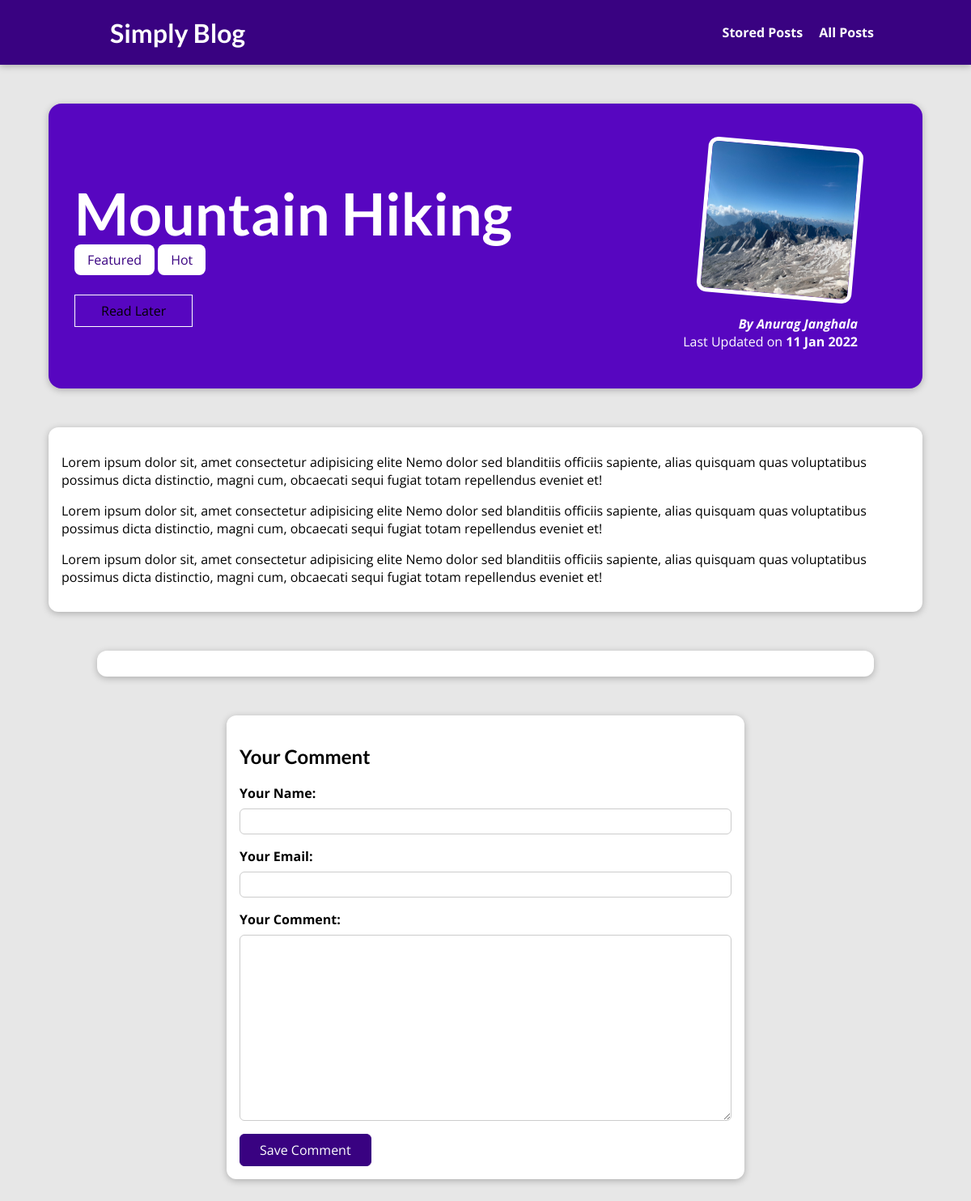
The page /posts/hike-in-the-mountains on the database its author committed.
### blog/models.py (models this page shows, shortened)
class Post(models.Model):
    title = models.CharField(max_length=150)
    excerpt = models.CharField(max_length=200)
    image = models.ImageField(upload_to="posts", null=True)
    date = models.DateField(auto_now=True)
    slug = models.SlugField(unique=True, db_index=True)
    content = models.TextField(validators=[MinLengthValidator(10)])
    author = models.ForeignKey(Author, on_delete=models.SET_NULL, null=True, related_name='posts')
    tags = models.ManyToManyField(Tag)

class Tag(models.Model):
    caption = models.CharField(max_length=20)

class Author(models.Model):
    first_name = models.CharField(max_length=100)
    last_name = models.CharField(max_length=100)
    email_address = models.EmailField()
    def full_name(self):
        return f'{self.first_name} {self.last_name}'
    def __str__(self):
        return self.full_name()

### blog/views.py (the view, shortened to what this page needs)
# urls.py: path('posts/<slug:slug>', views.SinglePostView.as_view(), name='post-detail-page'),
class SinglePostView(View):
    def is_stored_post(self, request, post_id):
        stored_posts = request.session.get('stored_posts')
        if stored_posts is not None:
            is_saved_for_later = post_id in stored_posts
        else:
            is_saved_for_later = False
        return is_saved_for_later
    def get(self, request, slug):
        post = Post.objects.get(slug=slug)
        context = {
            'post': post,
            'post_tags': post.tags.all(),
            'comment_form': CommentForm(),
            'comments': post.comments.all().order_by('-id'),
            'saved_for_later': self.is_stored_post(request, post.id)
        }
        return render(request, 'blog/post-detail.html', context)

### blog/forms.py
class CommentForm(forms.ModelForm):
    class Meta:
        model = Comment
        exclude = ['post']
        labels = {
            'user_name': 'Your Name',
            'user_email': 'Your Email',
            'text': 'Your Comment'
        }

### blog/templates/blog/post-detail.html (shortened to what this page needs)
{% extends "base.html" %} {% load static %}  {% block css_files %}
<link rel="stylesheet" href="{% static 'blog/post-detail.css' %}" />
{% endblock %} {% block content %}
<section id="summary">
  <h2>{{ post.title }}</h2>
  <div>
    {% for tag in post_tags %}
    <span class="tag">{{tag.caption}}</span>
    {% endfor %}
  </div>
  <div id="read-later">
    <form action="{% url 'read-later' %}" method="POST">
      <button>
        {% if saved_for_later %} Remove {% else %} Read Later {% endif %}
      </button>
    </form>
  </div>
  <article>
    <img src="{{post.image.url}}" alt="{{ post.title }}" />
    <address>
      By <a href="mailto:{{ post.author.email_address }}">{{ post.author }}</a>
    </address>
    <div>Last Updated on <time>{{ post.date|date:"d M Y" }}</time></div>
  </article>
</section>
<main>{{ post.content|linebreaks }}</main>
<section id="comments">
</section>
<section id="comment-form">
  <h2>Your Comment</h2>
  <form method="POST" action="{% url 'post-detail-page' post.slug %}">
    {% csrf_token %} {% for form_field in comment_form %}
    <div class="form-control {% if form_field.errors %}invalid{% endif %}">
      {{form_field.label_tag}} {{ form_field }} {{ form_field.errors}}
    </div>
    {% endfor %}
    <button>Save Comment</button>
  </form>
</section>
{% endblock %}

### static/app.css (style rules this page uses)
* { box-sizing: border-box; }
html { font-family: 'Open Sans', 'Lato', sans-serif; }
body { margin: 0; }
h1, h2, h3 { font-family: 'Lato', sans-serif; font-weight: bold; }

### blog/static/blog/post-detail.css (style rules this page uses)
body { background-color: #e7e7e7; }
#summary { margin: 8rem auto 3rem auto; padding: 2rem; width: 90%; max-width: 90rem; border-radius: 16px; background-color: #5706c0; position: relative; box-shadow: 0 2px 8px rgba(0, 0, 0, 0.25); height: 22rem; }
#summary h2 { color: white; font-size: 4.5rem; margin-bottom: 0.25rem; }
#summary article { position: absolute; top: 2rem; right: 3rem; padding: 1rem 2rem; border-radius: 12px; text-align: right; color: white; }
#summary article img { width: 12rem; height: 12rem; border-radius: 12px; transform: rotateZ(5deg); border: 5px solid white; margin-bottom: 1rem; }
#summary address { font-weight: bold; }
#summary a { color: white; text-decoration: none; }
#summary time { font-weight: bold; }
#read-later { margin: 2rem 0; }
#read-later button { background-color: transparent; border: 1px solid white; padding: 0.5rem 2rem; font: inherit; }
main { width: 90%; max-width: 90rem; margin: 3rem auto; background-color: white; padding: 1rem; border-radius: 12px; box-shadow: 0 2px 8px rgba(0, 0, 0, 0.25); }
.tag { background-color: white; color: #390281; padding: 0.5rem 1rem; border-radius: 8px; }
#comment-form { margin: 3rem auto; width: 90%; max-width: 40rem; border-radius: 12px; background-color: white; box-shadow: 0 2px 8px rgba(0, 0, 0, 0.25); padding: 1rem; }
#comment-form button { font: inherit; background-color: #390281; color: white; border: 1px solid #390281; padding: 0.5rem 1.5rem; border-radius: 6px; cursor: pointer; }
.form-control { margin-bottom: 1rem; }
.form-control label { font-weight: bold; margin-bottom: 0.5rem; display: block; }
.form-control input, .form-control textarea { display: block; width: 100%; font: inherit; padding: 0.25rem; border-radius: 6px; border: 1px solid #ccc; }
#comments { margin: 3rem auto; width: 90%; max-width: 60rem; border-radius: 12px; background-color: white; box-shadow: 0 2px 8px rgba(0, 0, 0, 0.25); padding: 1rem 2rem; }

### rows shown on the page
Post: title "Mountain Hiking", image (picture), author "Anurag Janghala", date "11 Jan 2022", content "Lorem ipsum dolor sit, amet consectetur adipisicing elite Nemo dolor sed blanditiis officiis sapiente, alias quisquam quas voluptatibus possimus dicta distinctio, magni cum, obcaecati sequi fugiat totam repellendus eveniet et! Lorem ipsum dolor sit, amet consectetur adipisicing elite Nemo dolor sed blanditiis officiis sapiente, alias quisquam quas voluptatibus possimus dicta distinctio, magni cum, obcaecati sequi fugiat totam repellendus eveniet et! Lorem ipsum dolor sit, amet consectetur adipisicing elite Nemo dolor sed blanditiis officiis sapiente, alias quisquam quas voluptatibus possimus dicta distinctio, magni cum, obcaecati sequi fugiat totam repellendus eveniet et!"
Tag: caption "Featured"
Tag: caption "Hot"
